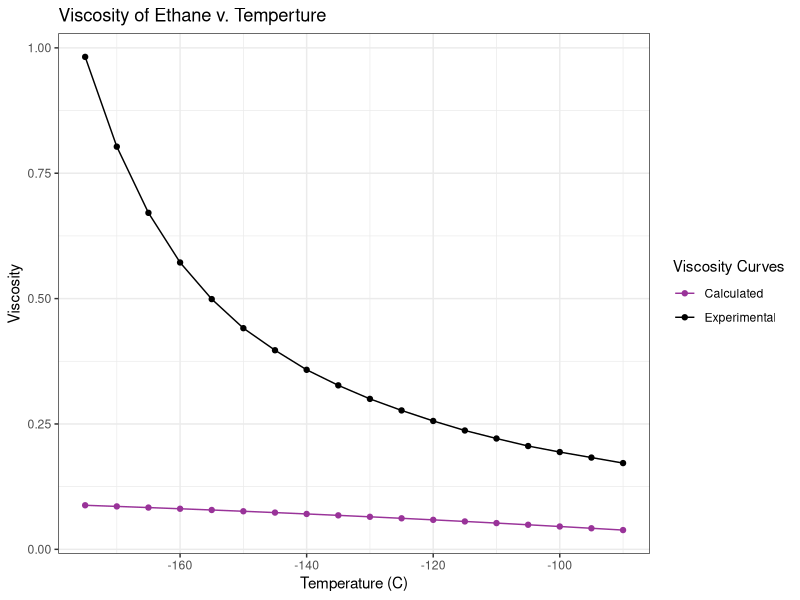

This chart was generated by the following R code: (Note: this script raises an error after producing the figure.)
## ---- chunk 1
library(tidyverse)
library(car)
library(lmtest)
## ---- chunk 2
ethane_tbl = as_tibble(read.csv("data/ethane-temp-viscosity.csv"))
attach(ethane_tbl)
df_working = ethane_tbl %>% 
  select(Temp, Exp, Calc)

attach(df_working)
detach(ethane_tbl)
## ---- chunk 3
NE_exp = c(0.79, 1.91, 3.13, 4.07, 4.91, 5.91, 7.04, 7.97, 9.05, 9.99, 
       11.04, 11.99, 12.99, 13.98, 15.02, 16.00, 17.01, 18.01, 19.00, 19.98)

T0 = c(57.60, 95.57, 133.41, 160.20, 182.48, 207.09, 232.53, 251.71, 272.12, 288.37, 
       305.01, 318.78, 332.10, 344.21, 355.92, 366.11, 375.90, 385.00, 393.54, 401.67)

B_exp = c(114.14, 156.60, 222.67, 265.84, 313.66, 362.79, 436.73, 473.70, 525.56, 558.61,
      605.50, 631.63, 664.10, 689.85, 718.51, 738.30, 757.88, 777.40, 793.62, 811.29)

df_raw = data.frame(NE_exp, T0, B_exp)

N = NE_exp
N2 = N^2
N3 = N * N2
N4 = N * N3
## ---- chunk 4
fit_quadratic_T0 = lm(T0 ~ N + N2, data = df_raw)
summary(fit_quadratic_T0)

fit_cubic_T0 = lm(T0 ~ N + N2 + N3, data = df_raw)
summary(fit_cubic_T0)

fit_quartic_T0 = lm(T0 ~ N + N2 + N3 + N4, data = df_raw)
summary(fit_quartic_T0)
## ---- chunk 5
coef(fit_cubic_T0)
## ---- chunk 6
fit_quadratic_B = lm(B_exp ~ N + N2, data = df_raw)
summary(fit_quadratic_B)

fit_cubic_B = lm(B_exp ~ N + N2 + N3, data = df_raw)
summary(fit_cubic_B)

fit_quartic_B = lm(B_exp ~ N + N2 + N3 + N4, data = df_raw)
summary(fit_quartic_B)
## ---- chunk 7
coef(fit_cubic_B)
## ---- chunk 8
T0_calc <- function(coeffs, N) {
  T0_approx = coeffs[1] + coeffs[2]*N + coeffs[3]*N^2 + coeffs[4]*N^3
  return (T0_approx)
}

B_calc <- function(N) {
  B_approx = 24.79 + 66.885*N - 1.3173*N^2 - 0.00377*N^3
  return (B_approx)
}

viscosity_calc <- function(T0, B, Temperature) {
  log_visc = B*(1/Temperature - 1/T0)
  return(exp(log_visc))
}

## ---- chunk 9
T_coeffs = coef(fit_cubic_T0)

T0_ethane = round(T0_calc(T_coeffs, 2), 2)
B_ethane = round(B_calc(2), 2)

viscosity_calc(T0_ethane, B_ethane, -170)


ethane_tbl = ethane_tbl %>% 
  mutate(CalcTest = viscosity_calc(T0_ethane, B_ethane, ethane_tbl$Temp))

ethane_tbl %>% 
  ggplot(aes(x=Temp)) +
  geom_point(aes(y=Exp, color="Experimental")) +
  geom_line(aes(y=Exp, color="Experimental")) +
  geom_point(aes(y=CalcTest, color="Calculated")) +
  geom_line(aes(y=CalcTest, color="Calculated")) +
  theme_bw() +
  theme(legend.position="right") +
  labs(x="Temperature (C)", y="Viscosity", title="Viscosity of Ethane v. Temperture") +
  scale_color_manual(name="Viscosity Curves", values = c("Experimental"="#000000","Calculated"="#993399"))
## ---- chunk 10
T0_approx = 1.009 + betas[1]*df_working$Temp + betas[2]*df_working$Temp + betas[3]*df_working$Temp
